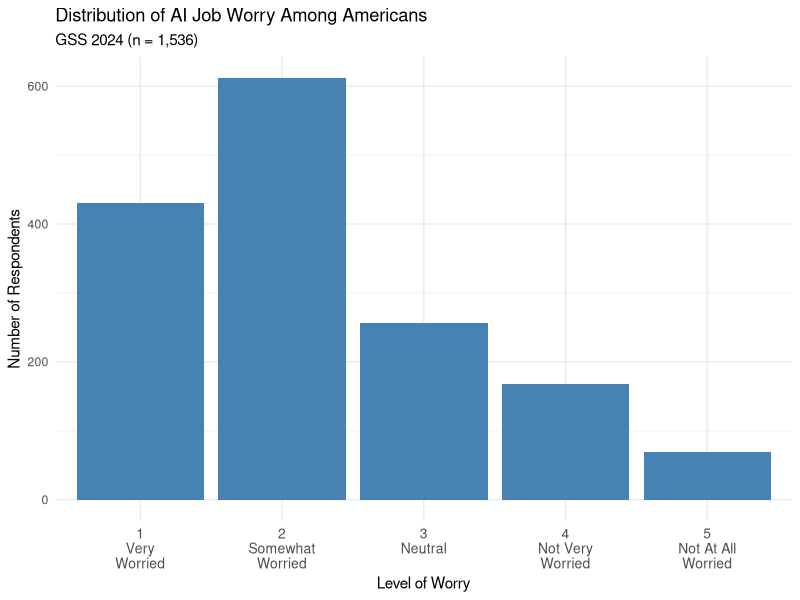

Generate this figure with R:
## ---- chunk 1
knitr::opts_chunk$set(echo = TRUE)
## ---- chunk 2
# Load necessary packages
library(haven)  # For reading Stata files
library(dplyr)  # For data manipulation
library(ggplot2)  # For visualization

# Load the GSS 2024 data
# Note: In your assignment, adjust the file path as needed
data <- read_dta("GSS2024.dta")

# Look at the structure of our variable of interest
table(data$aiworry)
## ---- chunk 3
# Remove NAs and invalid response codes
gss_clean <- data %>%
  filter(!is.na(aiworry) & aiworry %in% c(1, 2, 3, 4, 5))

# Check our cleaned data
n <- nrow(gss_clean)
print(paste("Sample size after cleaning:", n))

# Calculate summary statistics
summary(gss_clean$aiworry)
## ---- chunk 4
# Visualize the distribution
ggplot(gss_clean, aes(x = factor(aiworry))) +
  geom_bar(fill = "steelblue") +
  scale_x_discrete(labels = c("1\nVery\nWorried", "2\nSomewhat\nWorried", 
                              "3\nNeutral", "4\nNot Very\nWorried", 
                              "5\nNot At All\nWorried")) +
  labs(title = "Distribution of AI Job Worry Among Americans",
       subtitle = "GSS 2024 (n = 1,536)",
       x = "Level of Worry", 
       y = "Number of Respondents") +
  theme_minimal() +
  theme(axis.text.x = element_text(size = 10))
## ---- chunk 5
# Calculate sample statistics
x_bar <- mean(gss_clean$aiworry)
s <- sd(gss_clean$aiworry)
n <- nrow(gss_clean)

print(paste("Sample mean:", round(x_bar, 3)))
print(paste("Sample standard deviation:", round(s, 3)))
print(paste("Sample size:", n))

# Calculate standard error
se <- s / sqrt(n)
print(paste("Standard error:", round(se, 3)))

# Calculate test statistic (using z for now with large sample)
mu_0 <- 3  # Our null hypothesis value (neutral)
z_stat <- (x_bar - mu_0) / se
print(paste("Test statistic (z):", round(z_stat, 3)))
## ---- chunk 6
# Calculate p-value using normal distribution
p_value_normal <- pnorm(z_stat)
print(paste("P-value (using normal):", round(p_value_normal, 6)))
## ---- chunk 7
# Recalculate using t-distribution
t_stat <- (x_bar - mu_0) / se  # Same calculation as z_stat
df <- n - 1  # Degrees of freedom

# P-value using t-distribution
p_value_t <- pt(t_stat, df = df)

# Compare the two approaches
comparison <- data.frame(
  Method = c("Normal (z)", "t-distribution"),
  Test_Statistic = c(z_stat, t_stat),
  P_Value = c(p_value_normal, p_value_t),
  Difference = c(0, p_value_t - p_value_normal)
)

print(comparison)
## ---- chunk 8
# One-sample t-test
result <- t.test(gss_clean$aiworry, 
                 mu = 3,                  # Testing against neutral
                 alternative = "less")    # We hypothesize mean < 3

# Display results
print(result)
## ---- chunk 9
result$statistic
## ---- chunk 10
result$parameter
## ---- chunk 11
result$p.value
## ---- chunk 12
result$estimate
## ---- chunk 13
# Two-sided test
result_two <- t.test(gss_clean$aiworry, 
                     mu = 3, 
                     alternative = "two.sided")

print(result_two)
